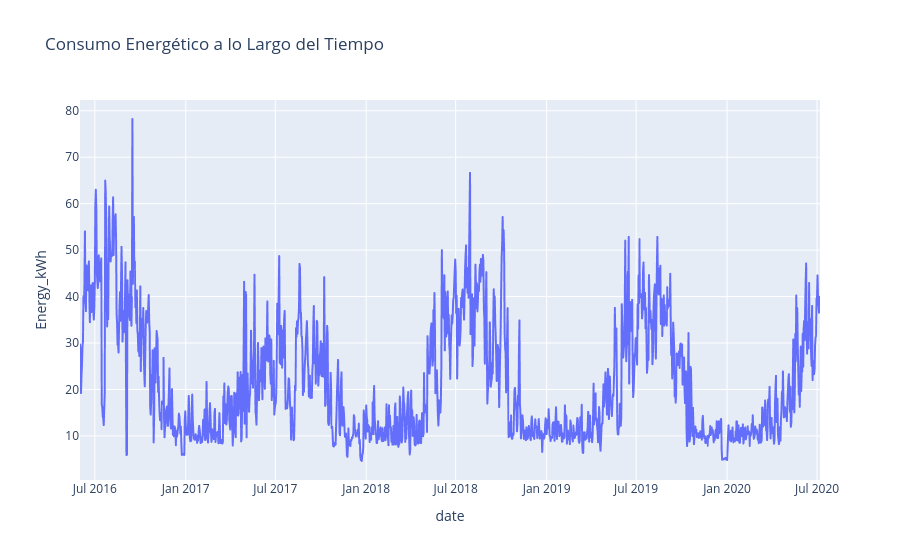

Notebook code cell kept with this figure:
### Code cell
fig = px.line(df, x='date', y='Energy_kWh', title='Consumo Energético a lo Largo del Tiempo')

fig.show()

### Figure 1 — Plotly figure (JSON) as saved in the notebook; plotly's stock layout.template omitted (floating-point values rounded to 4 significant figures; data arrays with more than 128 entries replaced by an {"elided": "..."} marker saying what was removed)
{"data": [{"hovertemplate": "date=%{x}<br>Energy_kWh=%{y}<extra></extra>", "legendgroup": "", "line": {"color": "#636efa", "dash": "solid"}, "marker": {"symbol": "circle"}, "mode": "lines", "name": "", "showlegend": false, "type": "scattergl", "x": {"elided": "1498 str values"}, "xaxis": "x", "y": {"elided": "1498 float values"}, "yaxis": "y"}], "layout": {"legend": {"tracegroupgap": 0}, "title": {"text": "Consumo Energético a lo Largo del Tiempo"}, "xaxis": {"anchor": "y", "domain": [0, 1], "title": {"text": "date"}}, "yaxis": {"anchor": "x", "domain": [0, 1], "title": {"text": "Energy_kWh"}}}}
